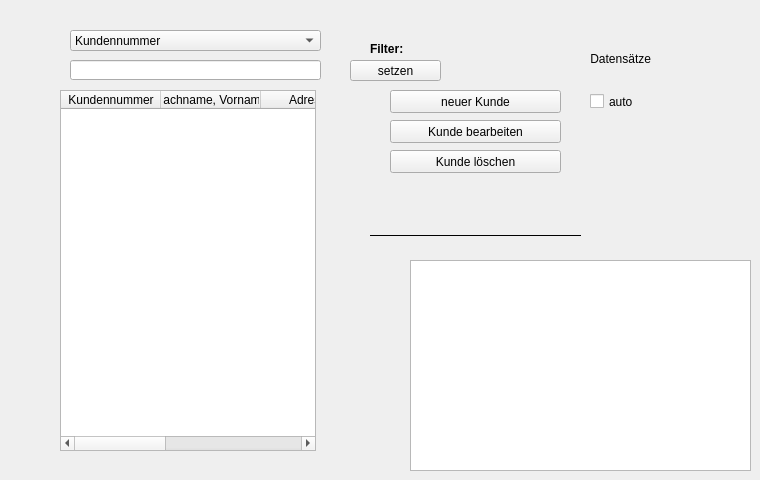
    <widget class="QWidget" name="tabCustomer">
     <attribute name="title">
      <string>Kunden</string>
     </attribute>
     <widget class="QCheckBox" name="checkBoxAutoSearchCustomer">
      <property name="geometry">
       <rect>
        <x>590</x>
        <y>90</y>
        <width>93</width>
        <height>23</height>
       </rect>
      </property>
      <property name="text">
       <string>auto</string>
      </property>
     </widget>
     <widget class="QLabel" name="labelMaskCustomer">
      <property name="geometry">
       <rect>
        <x>370</x>
        <y>40</y>
        <width>71</width>
        <height>18</height>
       </rect>
      </property>
      <property name="font">
       <font>
        <weight>75</weight>
        <bold>true</bold>
       </font>
      </property>
      <property name="text">
       <string>Filter:</string>
      </property>
     </widget>
     <widget class="QPushButton" name="pushButtonCustomerDelete">
      <property name="geometry">
       <rect>
        <x>390</x>
        <y>150</y>
        <width>171</width>
        <height>23</height>
       </rect>
      </property>
      <property name="text">
       <string>Kunde löschen</string>
      </property>
     </widget>
     <widget class="QPushButton" name="pushButtonCustomerEdit">
      <property name="geometry">
       <rect>
        <x>390</x>
        <y>120</y>
        <width>171</width>
        <height>23</height>
       </rect>
      </property>
      <property name="text">
       <string>Kunde bearbeiten</string>
      </property>
     </widget>
     <widget class="QPushButton" name="pushButtonCustomerNew">
      <property name="geometry">
       <rect>
        <x>390</x>
        <y>90</y>
        <width>171</width>
        <height>23</height>
       </rect>
      </property>
      <property name="text">
       <string>neuer Kunde</string>
      </property>
     </widget>
     <widget class="QLabel" name="labelCountCustomer">
      <property name="geometry">
       <rect>
        <x>520</x>
        <y>50</y>
        <width>131</width>
        <height>18</height>
       </rect>
      </property>
      <property name="text">
       <string>Datensätze</string>
      </property>
      <property name="alignment">
       <set>Qt::AlignRight|Qt::AlignTrailing|Qt::AlignVCenter</set>
      </property>
     </widget>
     <widget class="QLineEdit" name="lineEditCustomerMask">
      <property name="geometry">
       <rect>
        <x>70</x>
        <y>60</y>
        <width>251</width>
        <height>20</height>
       </rect>
      </property>
     </widget>
     <widget class="QPushButton" name="pushButtonMaskSetCustomer">
      <property name="geometry">
       <rect>
        <x>350</x>
        <y>60</y>
        <width>91</width>
        <height>21</height>
       </rect>
      </property>
      <property name="text">
       <string>setzen</string>
      </property>
     </widget>
     <widget class="QComboBox" name="comboBoxMaskCustomer">
      <property name="geometry">
       <rect>
        <x>70</x>
        <y>30</y>
        <width>251</width>
        <height>21</height>
       </rect>
      </property>
      <item>
       <property name="text">
        <string>Kundennummer</string>
       </property>
      </item>
      <item>
       <property name="text">
        <string>Nachname</string>
       </property>
      </item>
      <item>
       <property name="text">
        <string>Vorname</string>
       </property>
      </item>
      <item>
       <property name="text">
        <string>Strasse</string>
       </property>
      </item>
      <item>
       <property name="text">
        <string>Postleitzahl</string>
       </property>
      </item>
      <item>
       <property name="text">
        <string>Ort</string>
       </property>
      </item>
      <item>
       <property name="text">
        <string>Kommentar</string>
       </property>
      </item>
      <item>
       <property name="text">
        <string>Telefonnummer</string>
       </property>
      </item>
      <item>
       <property name="text">
        <string>Faxnummer</string>
       </property>
      </item>
      <item>
       <property name="text">
        <string>Email</string>
       </property>
      </item>
     </widget>
     <widget class="QTableWidget" name="tableWidgetCustomer">
      <property name="geometry">
       <rect>
        <x>60</x>
        <y>90</y>
        <width>256</width>
        <height>361</height>
       </rect>
      </property>
      <property name="editTriggers">
       <set>QAbstractItemView::NoEditTriggers</set>
      </property>
      <property name="alternatingRowColors">
       <bool>true</bool>
      </property>
      <property name="selectionMode">
       <enum>QAbstractItemView::SingleSelection</enum>
      </property>
      <property name="selectionBehavior">
       <enum>QAbstractItemView::SelectRows</enum>
      </property>
      <property name="sortingEnabled">
       <bool>true</bool>
      </property>
      <attribute name="horizontalHeaderShowSortIndicator" stdset="0">
       <bool>true</bool>
      </attribute>
      <column>
       <property name="text">
        <string>Kundennummer</string>
       </property>
      </column>
      <column>
       <property name="text">
        <string>Nachname, Vorname</string>
       </property>
      </column>
      <column>
       <property name="text">
        <string>Adresse</string>
       </property>
      </column>
      <column>
       <property name="text">
        <string>Kommentar</string>
       </property>
      </column>
      <column>
       <property name="text">
        <string>ID</string>
       </property>
      </column>
     </widget>
     <widget class="Line" name="lineCustomer">
      <property name="geometry">
       <rect>
        <x>370</x>
        <y>220</y>
        <width>211</width>
        <height>31</height>
       </rect>
      </property>
      <property name="frameShadow">
       <enum>QFrame::Plain</enum>
      </property>
      <property name="lineWidth">
       <number>1</number>
      </property>
      <property name="midLineWidth">
       <number>0</number>
      </property>
      <property name="orientation">
       <enum>Qt::Horizontal</enum>
      </property>
     </widget>
     <widget class="QListWidget" name="listWidgetCustomerData">
      <property name="geometry">
       <rect>
        <x>410</x>
        <y>260</y>
        <width>341</width>
        <height>211</height>
       </rect>
      </property>
      <property name="font">
       <font>
        <weight>50</weight>
        <italic>false</italic>
        <bold>false</bold>
       </font>
      </property>
      <property name="autoFillBackground">
       <bool>true</bool>
      </property>
      <property name="dragEnabled">
       <bool>false</bool>
      </property>
      <property name="alternatingRowColors">
       <bool>false</bool>
      </property>
      <property name="selectionBehavior">
       <enum>QAbstractItemView::SelectRows</enum>
      </property>
     </widget>
    </widget>
